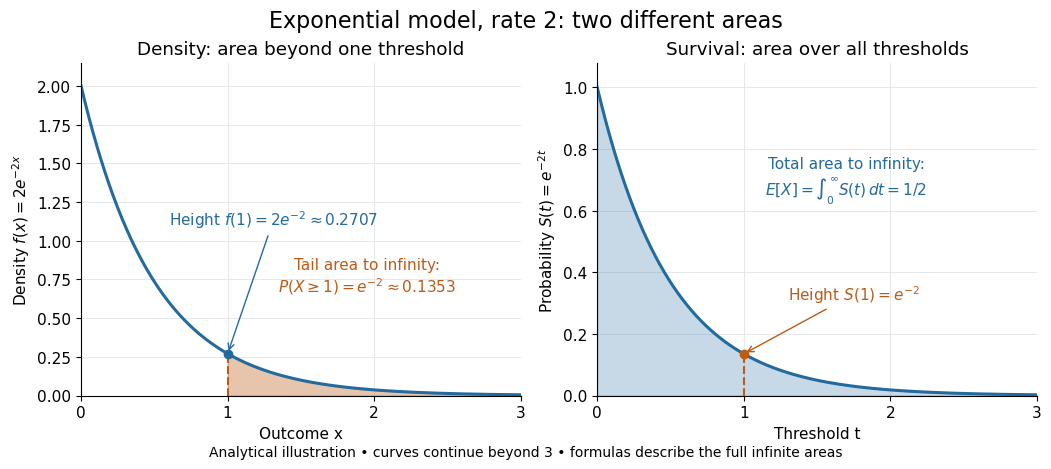

The Python source for this figure:
"""Analytic rate-two exponential density and survival areas.

Python 3.14 / NumPy 2.3 / Matplotlib 3.10. Run from _media.
The finite display is explicitly distinguished from the exact infinite areas.
"""

from pathlib import Path

import matplotlib.pyplot as plt
import numpy as np


def main():
    plt.rcParams.update({"font.size": 11, "axes.spines.top": False,
                         "axes.spines.right": False, "figure.facecolor": "white"})
    blue, orange = "#236a9e", "#bd5b15"
    fig, axes = plt.subplots(1, 2, figsize=(10.4, 4.4), layout="constrained")
    fig.suptitle("Exponential model, rate 2: two different areas", fontsize=16)
    x = np.linspace(0, 3, 1201)
    tail_x = np.linspace(1, 3, 801)
    ax = axes[0]
    ax.plot(x, 2 * np.exp(-2 * x), color=blue, linewidth=2.2)
    ax.fill_between(tail_x, 0, 2 * np.exp(-2 * tail_x), color=orange, alpha=0.35)
    ax.vlines(1, 0, 2 * np.exp(-2), color=orange, linestyle="--")
    ax.plot(1, 2 * np.exp(-2), "o", color=blue)
    ax.annotate(r"Height $f(1)=2e^{-2}\approx0.2707$",
                xy=(1, 2 * np.exp(-2)), xytext=(0.6, 1.1),
                arrowprops={"arrowstyle": "->", "color": blue}, color=blue)
    ax.text(1.95, 0.67, "Tail area to infinity:\n" + r"$P(X\geq1)=e^{-2}\approx0.1353$",
            color=orange, ha="center")
    ax.set(title="Density: area beyond one threshold", xlabel="Outcome x",
           ylabel=r"Density $f(x)=2e^{-2x}$", xlim=(0, 3), ylim=(0, 2.15))
    ax = axes[1]
    ax.plot(x, np.exp(-2 * x), color=blue, linewidth=2.2)
    ax.fill_between(x, 0, np.exp(-2 * x), color=blue, alpha=0.25)
    ax.vlines(1, 0, np.exp(-2), color=orange, linestyle="--")
    ax.plot(1, np.exp(-2), "o", color=orange)
    ax.annotate(r"Height $S(1)=e^{-2}$", xy=(1, np.exp(-2)), xytext=(1.3, 0.31),
                arrowprops={"arrowstyle": "->", "color": orange}, color=orange)
    ax.text(1.7, 0.65, "Total area to infinity:\n" + r"$E[X]=\int_0^\infty S(t)\,dt=1/2$",
            color=blue, ha="center")
    ax.set(title="Survival: area over all thresholds", xlabel="Threshold t",
           ylabel=r"Probability $S(t)=e^{-2t}$", xlim=(0, 3), ylim=(0, 1.08))
    for ax in axes:
        ax.set_xticks([0, 1, 2, 3])
        ax.grid(color="#e6e9ec", linewidth=0.7)
        ax.set_axisbelow(True)
    fig.text(0.5, -0.025, "Analytical illustration • curves continue beyond 3 • formulas describe the full infinite areas",
             ha="center", fontsize=10)
    fig.savefig(Path(__file__).with_suffix(".png").name, dpi=100,
                facecolor="white", transparent=False, bbox_inches="tight")
    plt.close(fig)


if __name__ == "__main__":
    main()
